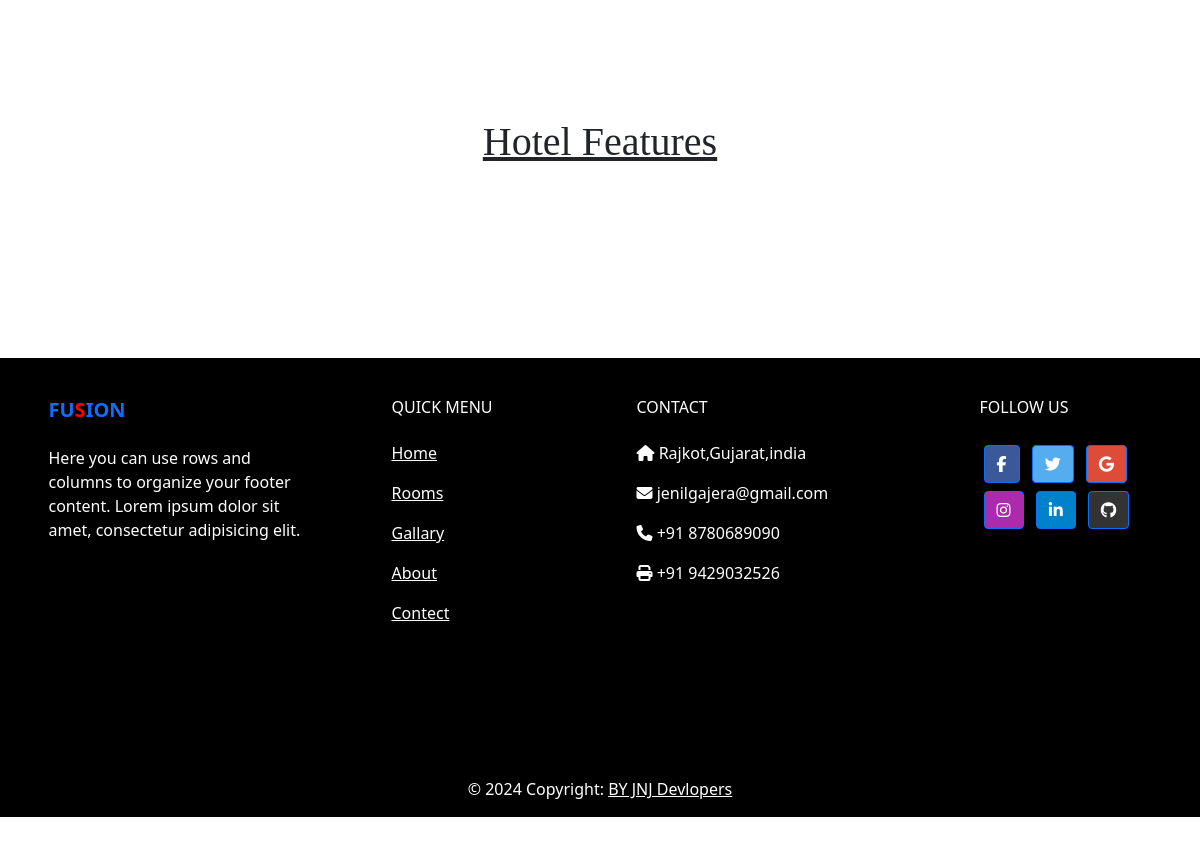
The page /gust/hotel1.php (lower part) on the database as committed earlier.
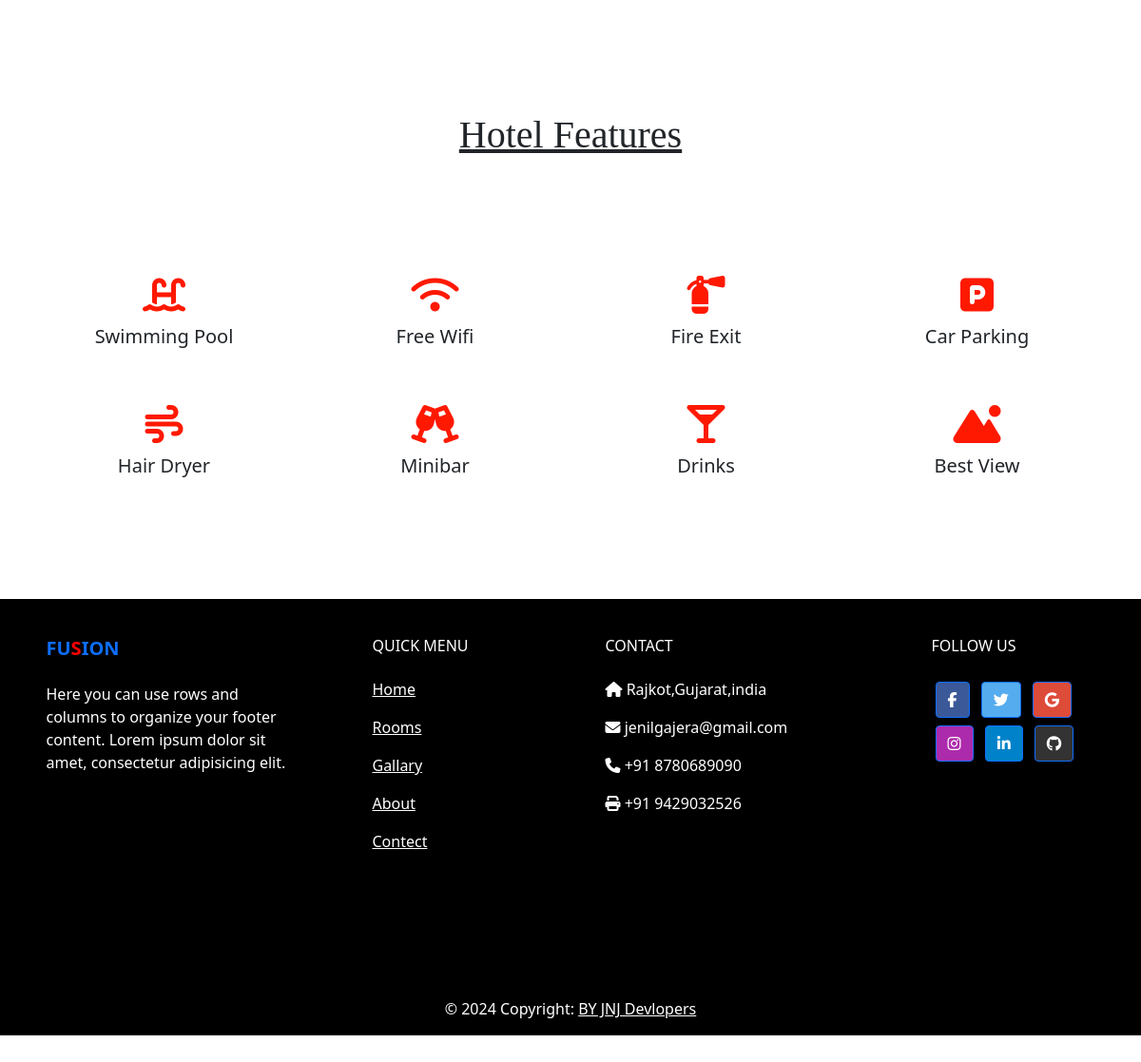
The same page on the database as committed later.
### tables this page shows
CREATE TABLE `hotelfeatures` (
  `feature_id` int(11) NOT NULL,
  `feature_name` varchar(255) DEFAULT NULL,
  `flaticon_class` varchar(255) DEFAULT NULL,
  `i_class` varchar(255) DEFAULT NULL
);

### gust/hotel1.php (the view, shortened to what this page needs)
<!DOCTYPE html>
<html lang="en">
<head>
  <link href="https://cdn.jsdelivr.net/npm/bootstrap@5.0.2/dist/css/bootstrap.min.css" rel="stylesheet"
>
  <link href="style.css" rel="stylesheet">
  <link rel="stylesheet" href="https://cdnjs.cloudflare.com/ajax/libs/font-awesome/6.5.1/css/all.min.css"
 />
</head>
<body>
  <div class="box2" style="width:100%;">
    <?php include 'navbar1.php' ?>
    <br>
    <br>
    <br>
    <br>
    <br>
    <br>
    <div class="container">
      <div class="row">
        <div class="col-md-6 mx-auto text-center mb-5 section-heading">
          <h1 class="mb-5 text-center text-dark" style="text-decoration: underline; font-family:serif;">Hotel Features
          </h1>
        </div>
      </div>
      <div class="row">
        <?php
        $sql2 = "SELECT * FROM hotelfeatures";
        $result1 = $conn->query($sql2);
        if ($result1->num_rows > 0) {
          while ($row = mysqli_fetch_assoc($result1)) {
            ?>
            <div class="col-sm-6 col-md-4 col-lg-3">
              <div class="text-center p-4 item">
                <span class=<?php echo $row['flaticon_class']; ?> display-3 mb-3 d-block text-primary">
                  <h1><i class="<?php echo $row['i_class']; ?>" style="color: #ff1900;"></i></h1>
                </span>
                <h2 class="h5 text-dark">
                  <?php echo $row['feature_name']; ?>
                </h2>
              </div>
            </div>
            <?php
          }
        }
        ?>
      </div>
    </div>
    <br>
    <br>
    <?php include '../footer.php' ?>
</body>
</html>

### gust/navbar1.php (shortened to what this page needs)
<!DOCTYPE html>
<html lang="en">
<head>
  <link href="https://cdn.jsdelivr.net/npm/bootstrap@5.0.2/dist/css/bootstrap.min.css" rel="stylesheet">
  <link rel="stylesheet" href="https://cdn.jsdelivr.net/npm/bootstrap@5.3.2/dist/css/bootstrap-theme.min.css">
</head>
<body>
</body>
</html>

### footer.php (shortened to what this page needs)
<!DOCTYPE html>
<html lang="en">
<head>
    <link href="https://cdn.jsdelivr.net/npm/bootstrap@5.0.2/dist/css/bootstrap.min.css" rel="stylesheet"
>
  <link href="style.css" rel="stylesheet">
  <link rel="stylesheet" href="https://cdnjs.cloudflare.com/ajax/libs/font-awesome/6.5.1/css/all.min.css"
 />
</head>
<body>
<div class="bloc1 my-5" style="width: 100%;">
<footer class="text-center text-lg-start text-white" style="background-color:black; position:relative">
<div class=" container-fluid p-4 pb-0">
  <section class="">
    <div class="row">
      <div class="col-md-3 col-lg-3 col-xl-3 mx-auto mt-3">
        <h6 class="text-uppercase mb-4 font-weight-bold">
          <a class="navbar-brand fw-bold" href="hotel.html">Fu<span style="color: red;">S</span>ion</a>
        </h6>
        <p>
          Here you can use rows and columns to organize your footer
          content. Lorem ipsum dolor sit amet, consectetur adipisicing
          elit.
        </p>
      </div>
      <div class="col-md-2 col-lg-2 col-xl-2 mx-auto mt-3">
        <h6 class="text-uppercase mb-4 font-weight-bold">QUICK MENU</h6>
        <p>
          <a  href="hotel.html" class="text-white">Home</a>
        </p>
        <p>
          <a  href="room.html" class="text-white">Rooms</a>
        </p>
        <p>
          <a href="gallery.html" class="text-white">Gallary</a>
        </p>
        <p>
          <a   href="about.html" class="text-white">About</a>
        </p>
        <p>
          <a  href="contact.html" class="text-white">Contect</a>
        </p>
      </div>
      <div class="col-md-4 col-lg-3 col-xl-3 mx-auto mt-3">
        <h6 class="text-uppercase mb-4 font-weight-bold">Contact</h6>
        <p><i class="fas fa-home mr-3"></i> Rajkot,Gujarat,india </p>
        <p><i class="fas fa-envelope mr-3"></i> jenilgajera@gmail.com</p>
        <p><i class="fas fa-phone mr-3"></i> +91 8780689090</p>
        <p><i class="fas fa-print mr-3"></i> +91 9429032526</p>
      </div>
      <div class="col-md-3 col-lg-2 col-xl-2 mx-auto mt-3">
        <h6 class="text-uppercase mb-4 font-weight-bold">Follow us</h6>
        <a class="btn btn-primary btn-floating m-1" style="background-color: #3b5998" href="#!" role="button"><i
            class="fab fa-facebook-f"></i></a>
        <a class="btn btn-primary btn-floating m-1" style="background-color: #55acee" href="#!" role="button"><i
            class="fab fa-twitter"></i></a>
        <a class="btn btn-primary btn-floating m-1" style="background-color: #dd4b39"
          href="https://www.google.com/search?q=nenis+rudani&rlz=1C1VDKB_enIN1074IN1074&oq=nenis+rudani&gs_lcrp=EgZjaHJvbWUyBggAEEUYOTIGCAEQRRg80gEINDA2N2owajeoAgCwAgA&sourceid=chrome&ie=UTF-8"
          role="button"><i class="fab fa-google"></i></a>
        <a class="btn btn-primary btn-floating m-1" style="background-color: #ac2bac"
          href="https://www.instagram.com/nenisrudani/?igshid=ZGUzMzM3NWJiOQ%3D%3D" role="button"><i
            class="fab fa-instagram"></i></a>
        <a class="btn btn-primary btn-floating m-1" style="background-color: #0082ca"
          href="https://www.linkedin.com/in/nenis-rudani-878845272" role="button"><i
            class="fab fa-linkedin-in"></i></a>
        <a class="btn btn-primary btn-floating m-1" style="background-color: #333333"
          href="https://github.com/nenisrudani7" role="button"><i class="fab fa-github"></i></a>
      </div>
    </div>
  </section>
</div>
<br>
<br>
<br>
<br>
<br>
<div class="text-center p-3" style="background-color: rgba(0, 0, 0, 0.2)">
© 2024 Copyright:
<a class="text-white" href="">BY JNJ Devlopers</a>
</div>
</footer>
</div>
</body>
</html>

Rows that differ between the two databases and show on the page:
added hotelfeatures: feature_name "Swimming Pool"
added hotelfeatures: feature_name "Free Wifi"
added hotelfeatures: feature_name "Fire Exit"
added hotelfeatures: feature_name "Car Parking"
added hotelfeatures: feature_name "Hair Dryer"
added hotelfeatures: feature_name "Minibar"
added hotelfeatures: feature_name "Drinks"
added hotelfeatures: feature_name "Best View"
